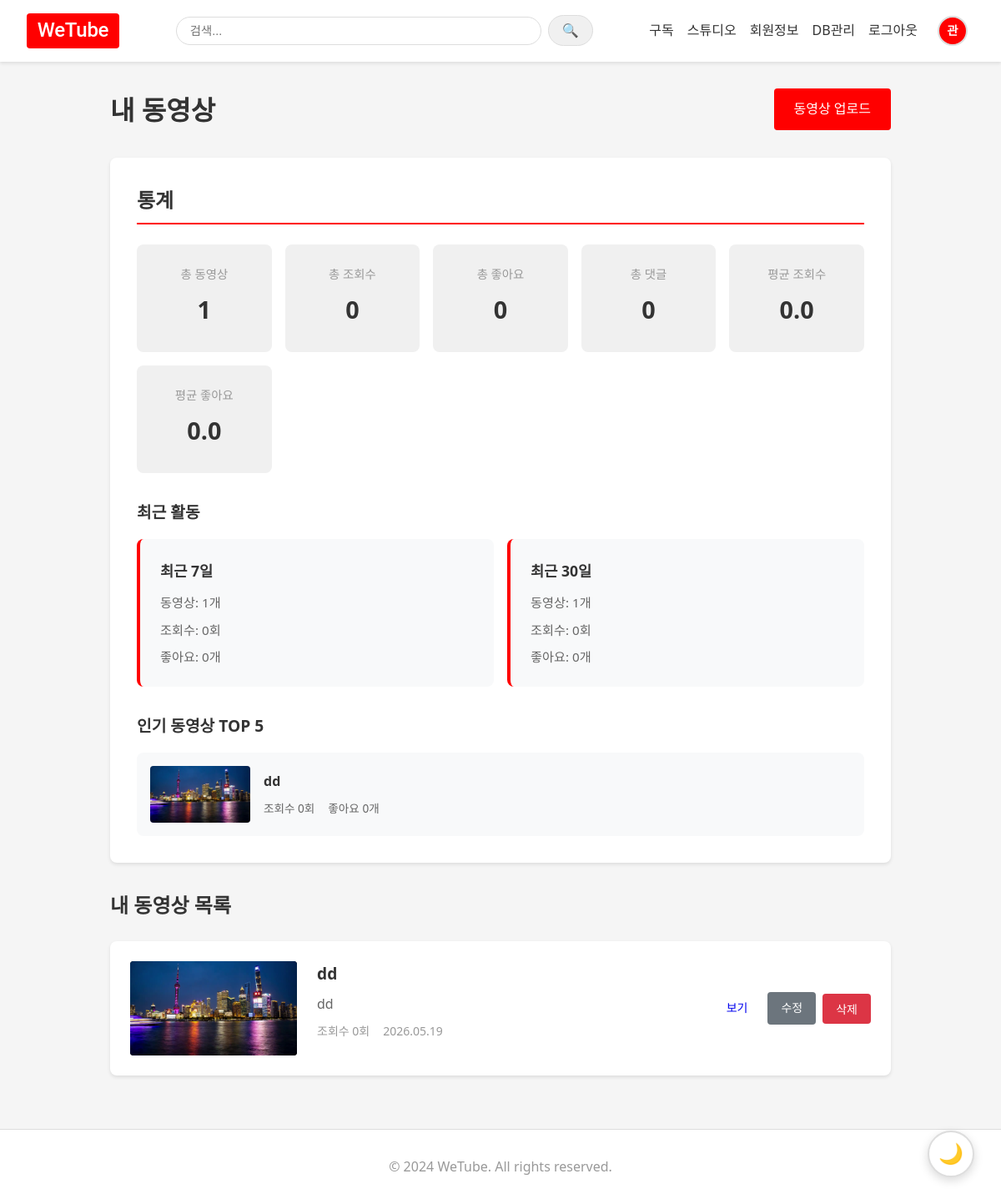
Screenshot of /studio/ (signed in) with the database file from the repository.
### app/models.py (models this page shows, shortened)
class User(UserMixin, db.Model):
    __tablename__ = 'users'
    id = db.Column(db.Integer, primary_key=True)
    username = db.Column(db.String(80), unique=True, nullable=False, index=True)
    email = db.Column(db.String(120), unique=True, nullable=False, index=True)
    password_hash = db.Column(db.String(255), nullable=False)
    nickname = db.Column(db.String(80), nullable=True)
    profile_image = db.Column(db.String(255), nullable=True)  # 프로필 이미지 경로 또는 Cloudinary URL
    profile_image_public_id = db.Column(db.String(255), nullable=True)  # Cloudinary 프로필 이미지 public_id
    is_admin = db.Column(db.Boolean, default=False, nullable=False)  # 관리자 여부
    created_at = db.Column(db.DateTime, default=datetime.utcnow)
    updated_at = db.Column(db.DateTime, default=datetime.utcnow, onupdate=datetime.utcnow)
    videos = db.relationship('Video', backref='author', lazy='dynamic', cascade='all, delete-orphan')
    comments = db.relationship('Comment', backref='author', lazy='dynamic', cascade='all, delete-orphan')
    liked_videos = db.relationship(
        'Video',
        secondary='video_likes',
        backref=db.backref('liked_by_users', lazy='dynamic'),
        lazy='dynamic'
    )
    subscribed_to = db.relationship(
        'User',
        secondary='subscriptions',
        primaryjoin='User.id==subscriptions.c.subscriber_id',
        secondaryjoin='User.id==subscriptions.c.subscribed_to_id',
        backref=db.backref('subscribers', lazy='dynamic'),
        lazy='dynamic'
    )

class Video(db.Model):
    __tablename__ = 'videos'
    id = db.Column(db.Integer, primary_key=True)
    title = db.Column(db.String(200), nullable=False)
    description = db.Column(db.Text, nullable=True)
    video_path = db.Column(db.String(500), nullable=False)  # 비디오 파일 경로 또는 Cloudinary URL
    thumbnail_path = db.Column(db.String(500), nullable=True)  # 썸네일 이미지 경로 또는 Cloudinary URL
    category = db.Column(db.String(50), nullable=True, index=True)  # 비디오 카테고리
    duration = db.Column(db.Integer, nullable=True)  # 재생 시간 (초)
    views = db.Column(db.Integer, default=0)  # 조회수
    likes = db.Column(db.Integer, default=0)  # 좋아요 수
    user_id = db.Column(db.Integer, db.ForeignKey('users.id'), nullable=False)
    created_at = db.Column(db.DateTime, default=datetime.utcnow, index=True)
    updated_at = db.Column(db.DateTime, default=datetime.utcnow, onupdate=datetime.utcnow)
    video_public_id = db.Column(db.String(255), nullable=True)  # Cloudinary 비디오 public_id
    thumbnail_public_id = db.Column(db.String(255), nullable=True)  # Cloudinary 썸네일 public_id
    def get_thumbnail_url(self):
        if not self.thumbnail_path:
            return None
        if self.thumbnail_path.startswith('http://') or self.thumbnail_path.startswith('https://'):
            return self.thumbnail_path
        from flask import url_for
        return url_for('uploads.serve_thumbnail', filename=self.thumbnail_path)
    comments = db.relationship('Comment', backref='video', lazy='dynamic', cascade='all, delete-orphan')
    tags = db.relationship(
        'Tag',
        secondary='video_tags',
        backref=db.backref('videos', lazy='dynamic'),
        lazy='dynamic'
    )

### app/routes/studio.py (the view)
@studio_bp.route('/')
@login_required
def index():
    videos = Video.query.filter_by(user_id=current_user.id)\
        .order_by(Video.created_at.desc()).all()
    stats = get_studio_stats(current_user.id)
    popular_videos = Video.query.filter_by(user_id=current_user.id)\
        .order_by(Video.views.desc())\
        .limit(5).all()
    return render_template(
        'studio/index.html',
        videos=videos,
        stats=stats,
        popular_videos=popular_videos
    )

### app/__init__.py (called while the page is built)
@login_manager.user_loader
def load_user(user_id):
    from app.models import User
    return User.query.get(int(user_id))

### app/templates/studio/index.html (shortened to what this page needs)
{% extends "base.html" %}
{% block content %}
<div class="container studio-container">
    <div class="studio-header">
        <h1 class="page-title">내 동영상</h1>
        <a href="{{ url_for('studio.upload') }}" class="btn btn-primary">동영상 업로드</a>
    </div>
    {% if stats %}
    <div class="studio-stats">
        <h2 class="stats-title">통계</h2>
        <div class="stats-grid">
            <div class="stat-card">
                <div class="stat-label">총 동영상</div>
                <div class="stat-value">{{ stats.total.videos }}</div>
            </div>
            <div class="stat-card">
                <div class="stat-label">총 조회수</div>
                <div class="stat-value">{{ "{:,}".format(stats.total.views) }}</div>
            </div>
            <div class="stat-card">
                <div class="stat-label">총 좋아요</div>
                <div class="stat-value">{{ "{:,}".format(stats.total.likes) }}</div>
            </div>
            <div class="stat-card">
                <div class="stat-label">총 댓글</div>
                <div class="stat-value">{{ "{:,}".format(stats.total.comments) }}</div>
            </div>
            <div class="stat-card">
                <div class="stat-label">평균 조회수</div>
                <div class="stat-value">{{ stats.total.avg_views }}</div>
            </div>
            <div class="stat-card">
                <div class="stat-label">평균 좋아요</div>
                <div class="stat-value">{{ stats.total.avg_likes }}</div>
            </div>
        </div>
        <div class="stats-recent">
            <h3 class="stats-subtitle">최근 활동</h3>
            <div class="stats-recent-grid">
                <div class="recent-stat">
                    <div class="recent-stat-period">최근 7일</div>
                    <div class="recent-stat-details">
                        <span>동영상: {{ stats.recent_7d.videos }}개</span>
                        <span>조회수: {{ "{:,}".format(stats.recent_7d.views) }}회</span>
                        <span>좋아요: {{ "{:,}".format(stats.recent_7d.likes) }}개</span>
                    </div>
                </div>
                <div class="recent-stat">
                    <div class="recent-stat-period">최근 30일</div>
                    <div class="recent-stat-details">
                        <span>동영상: {{ stats.recent_30d.videos }}개</span>
                        <span>조회수: {{ "{:,}".format(stats.recent_30d.views) }}회</span>
                        <span>좋아요: {{ "{:,}".format(stats.recent_30d.likes) }}개</span>
                    </div>
                </div>
            </div>
        </div>
        {% if popular_videos %}
        <div class="stats-popular">
            <h3 class="stats-subtitle">인기 동영상 TOP 5</h3>
            <div class="popular-videos-list">
                {% for video in popular_videos %}
                <div class="popular-video-item">
                    <div class="popular-video-thumbnail">
                        {% if video.thumbnail_path %}
                            <img src="{{ video.get_thumbnail_url() }}"
                                 alt="{{ video.title }}">
                        {% else %}
                            <div class="thumbnail-placeholder-small">썸네일 없음</div>
                        {% endif %}
                    </div>
                    <div class="popular-video-info">
                        <a href="{{ url_for('main.watch', video_id=video.id) }}" class="popular-video-title">
                            {{ video.title }}
                        </a>
                        <div class="popular-video-meta">
                            <span>조회수 {{ "{:,}".format(video.views) }}회</span>
                            <span>좋아요 {{ "{:,}".format(video.likes) }}개</span>
                        </div>
                    </div>
                </div>
                {% endfor %}
            </div>
        </div>
        {% endif %}
    </div>
    {% endif %}
    <div class="studio-videos-section">
        <h2 class="section-title">내 동영상 목록</h2>
        {% if videos %}
    <div class="video-list">
        {% for video in videos %}
        <div class="video-item">
            <div class="video-item-thumbnail">
                {% if video.thumbnail_path %}
                    <img src="{{ url_for('uploads.serve_thumbnail', filename=video.thumbnail_path) }}"
                         alt="{{ video.title }}">
                {% else %}
                    <div class="thumbnail-placeholder">썸네일 없음</div>
                {% endif %}
            </div>
            <div class="video-item-info">
                <h3 class="video-item-title">{{ video.title }}</h3>
                <p class="video-item-description">{{ video.description[:100] if video.description else '설명 없음' }}</p>
                <div class="video-item-meta">
                    <span>조회수 {{ video.views }}회</span>
                    <span>{{ video.created_at.strftime('%Y.%m.%d') }}</span>
                </div>
            </div>
            <div class="video-item-actions">
                <a href="{{ url_for('main.watch', video_id=video.id) }}" class="btn btn-sm">보기</a>
                <a href="{{ url_for('studio.edit', video_id=video.id) }}" class="btn btn-sm btn-secondary">수정</a>
                <form method="POST" action="{{ url_for('studio.delete', video_id=video.id) }}"
                      style="display: inline;"
                      onsubmit="return confirm('정말로 이 동영상을 삭제하시겠습니까?\\n삭제된 동영상은 복구할 수 없습니다.');">
                    <button type="submit" class="btn btn-sm btn-danger">삭제</button>
                </form>
            </div>
        </div>
        {% endfor %}
    </div>
    {% else %}
    <div class="empty-state">
        <p>아직 업로드한 동영상이 없습니다.</p>
        <a href="{{ url_for('studio.upload') }}" class="btn btn-primary">첫 동영상 업로드하기</a>
    </div>
    {% endif %}
</div>
{% endblock %}

### app/templates/base.html (shortened to what this page needs)
<!DOCTYPE html>
<html lang="ko">
<head>
    <link rel="stylesheet" href="{{ url_for('static', filename='css/style.css') }}">
</head>
<body>
    <nav class="navbar">
        <div class="nav-container">
            <div class="nav-logo">
                <a href="{{ url_for('main.index') }}">WeTube</a>
            </div>
            <div class="nav-search">
                <form method="GET" action="{{ url_for('main.search') }}" class="search-form">
                    <input type="text" name="q" placeholder="검색..." class="search-input"
                           value="{{ request.args.get('q', '') }}" required>
                    <button type="submit" class="search-btn">🔍</button>
                </form>
            </div>
            <div class="nav-menu">
                {% if current_user.is_authenticated %}
                    <a href="{{ url_for('main.subscriptions_feed') }}" class="nav-link">구독</a>
                    <a href="{{ url_for('studio.index') }}" class="nav-link">스튜디오</a>
                    <a href="{{ url_for('auth.profile') }}" class="nav-link">회원정보</a>
                    {% if current_user.is_admin %}
                    <a href="{{ url_for('admin.index') }}" class="nav-link">DB관리</a>
                    {% endif %}
                    <a href="{{ url_for('auth.logout') }}" class="nav-link">로그아웃</a>
                    <div class="nav-profile-image">
                        {% if current_user.profile_image %}
                            <a href="{{ url_for('auth.profile') }}" class="profile-image-link">
                                <img src="{{ current_user.get_profile_image_url() }}"
                                     alt="{{ current_user.nickname or current_user.username }}"
                                     class="profile-image-circle">
                            </a>
                        {% else %}
                            <a href="{{ url_for('auth.profile') }}" class="profile-image-link">
                                <div class="profile-image-placeholder-circle">
                                    {{ (current_user.nickname or current_user.username)[0] }}
                                </div>
                            </a>
                        {% endif %}
                    </div>
                {% else %}
                    <a href="{{ url_for('auth.login') }}" class="nav-link">로그인</a>
                    <a href="{{ url_for('auth.register') }}" class="nav-link">회원가입</a>
                {% endif %}
            </div>
        </div>
    </nav>
    <main class="main-content">
        {% block content %}{% endblock %}
    </main>
    <footer class="footer">
        <div class="footer-container">
            <p>&copy; 2024 WeTube. All rights reserved.</p>
        </div>
    </footer>
    <button id="theme-toggle" class="theme-toggle" aria-label="다크 모드 전환" title="다크 모드 전환">
        <span id="theme-icon">🌙</span>
    </button>
</body>
</html>

### rows the page displays
User: nickname "관"
Video: get_thumbnail_url (picture), title "dd", views "0", likes "0", thumbnail_path (picture), description "dd", created_at "2026.05.19"

### other values shown
{{ stats.total.videos }} "1"
{{ "{:,}".format(stats.total.views) }} "0"
{{ "{:,}".format(stats.total.likes) }} "0"
{{ "{:,}".format(stats.total.comments) }} "0"
{{ stats.total.avg_views }} "0.0"
{{ stats.total.avg_likes }} "0.0"
{{ stats.recent_7d.videos }} "1"
{{ "{:,}".format(stats.recent_7d.views) }} "0"
{{ "{:,}".format(stats.recent_7d.likes) }} "0"
{{ stats.recent_30d.videos }} "1"
{{ "{:,}".format(stats.recent_30d.views) }} "0"
{{ "{:,}".format(stats.recent_30d.likes) }} "0"
